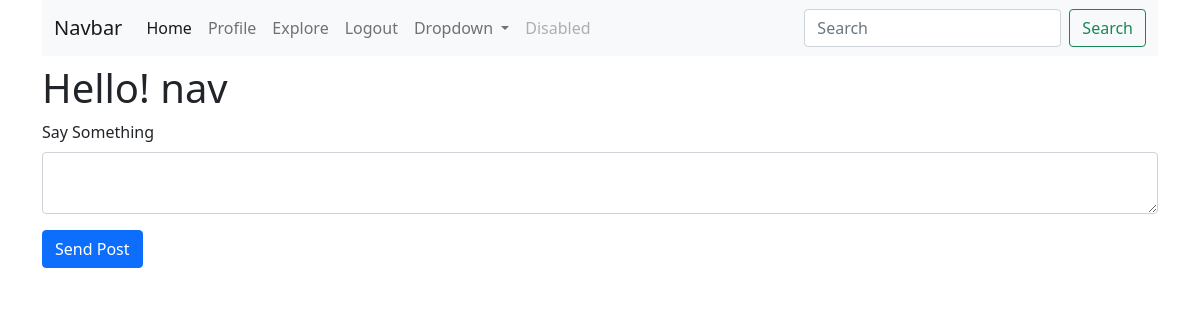
The page /index (signed in) on the database as committed earlier.
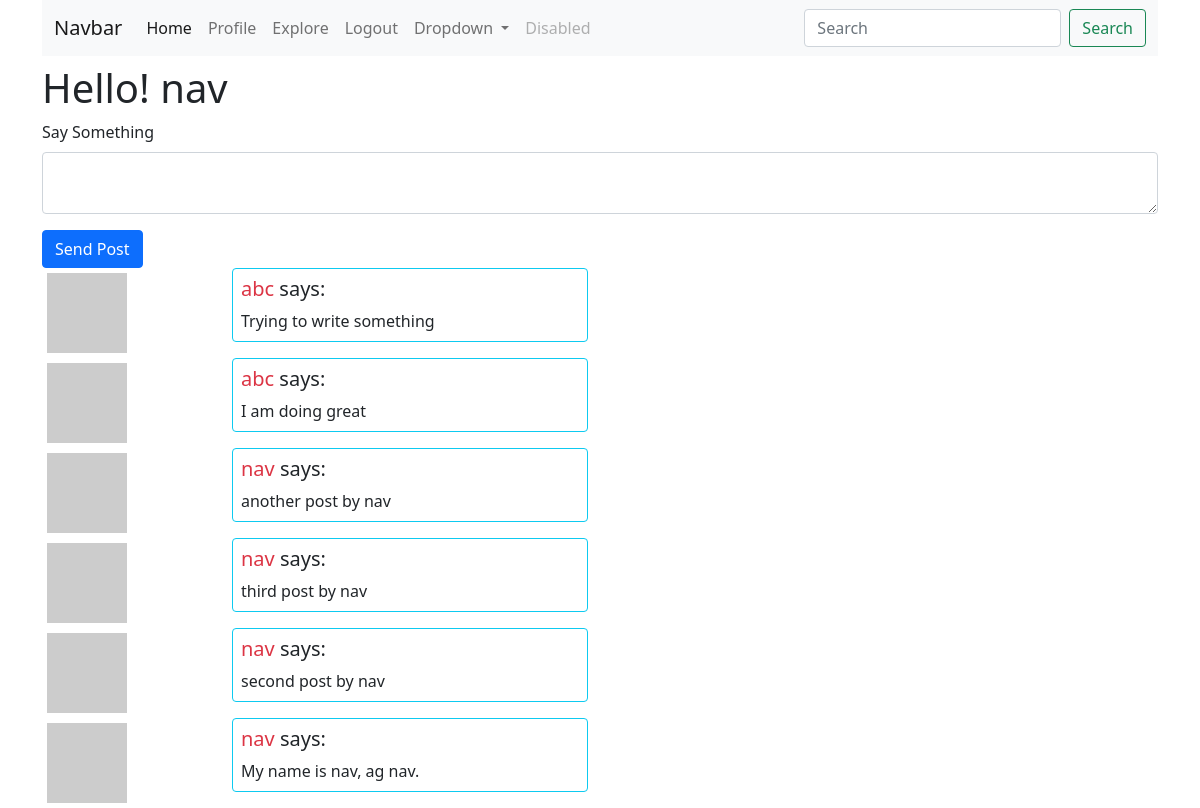
The same page on the database as committed later.
### app/models.py (models this page shows, shortened)
class User(UserMixin, db.Model):
    id = db.Column(db.Integer, primary_key=True)
    username = db.Column(db.String(64), index=True, unique=True)
    email = db.Column(db.String(120), index=True, unique=True)
    password_hash = db.Column(db.String(128))
    posts = db.relationship('Post', backref='author', lazy='dynamic')
    about_me = db.Column(db.String(140))
    last_seen = db.Column(db.DateTime, default=datetime.utcnow)
    followed = db.relationship(
        'User', secondary=followers,
        primaryjoin = (followers.c.follower_id == id),
        secondaryjoin = (followers.c.followed_id == id),
        backref = db.backref('followers', lazy='dynamic'), lazy='dynamic')
    def avatar(self, size):
        digest = md5(self.email.lower().encode('utf-8')).hexdigest()
        return f'https://gravatar.com/avatar/{digest}?d=identicon&s={size}'
    def followed_posts(self):
        followed = Post.query.join(
            followers, (followers.c.followed_id == Post.user_id)).filter(
                followers.c.follower_id == self.id)
        own = Post.query.filter_by(user_id=self.id)
        return followed.union(own).order_by(Post.timestamp.desc())

class Post(db.Model):
    id = db.Column(db.Integer, primary_key=True)
    body = db.Column(db.String(140))
    timestamp = db.Column(db.DateTime, index=True, default=datetime.utcnow)
    user_id = db.Column(db.Integer, db.ForeignKey('user.id'))

### app/routes.py (the view)
@app.route('/', methods=['GET', 'POST'])
@app.route('/index', methods=['GET', 'POST'])
@login_required
def index():
    form = PostForm()
    if form.validate_on_submit():
        post = Post(body=form.post.data, author=current_user)
        db.session.add(post)
        db.session.commit()
        flash('Your post is live !', 'success')
        return redirect(url_for('index'))
    posts = current_user.followed_posts().all()
    return render_template('index.html', title='Home', form=form, posts=posts)

### app/forms.py
class PostForm(FlaskForm):
    post = TextAreaField('Say Something', validators=[
        InputRequired('Please write something'), Length(min=1, max=140)])
    submit = SubmitField('Send Post')

### app/models.py (called while the page is built)
@login.user_loader
def load_user(id):
    return User.query.get(int(id))

### app/routes.py (called while the page is built)
@app.before_request
def before_request():
    if current_user.is_authenticated:
        current_user.last_seen = datetime.utcnow()
        db.session.commit()

### app/templates/index.html (shortened to what this page needs)
{% extends 'base.html' %}
{% block content %}
    <h1>Hello! {{ current_user.username }}</h1>
    {% if form %}
    <form action="", method="POST", novalidate>
        <div class="mb-3">
            {{ form.post.label(class_='form-label') }}
            {{ form.post(class_='form-control') }}
        </div>
        {{ form.submit(class_='btn btn-primary') }}
    </form>
    {% endif %}
    {% for post in posts %}
    {% include '_post.html' %}
    {% endfor %}
{% endblock %}

### app/templates/base.html (shortened to what this page needs)
<!DOCTYPE html>
<html lang="en">
<head>
    <link href="{{ url_for('static', filename='css/bootstrap.min.css') }}" rel="stylesheet">
</head>
<body>
    <div class="container">
        {% include '_navbar.html' %}
        {% block content %}{% endblock %}
    </div>
</body>
</html>

### app/templates/_navbar.html (shortened to what this page needs)
<nav class="navbar navbar-expand-lg navbar-light bg-light mb-2">
    <div class="container-fluid">
      <a class="navbar-brand" href="#">Navbar</a>
      <div class="collapse navbar-collapse" id="navbarSupportedContent">
        <ul class="navbar-nav me-auto mb-2 mb-lg-0">
          <li class="nav-item">
            <a class="nav-link active" aria-current="page" href="{{ url_for('index') }}">Home</a>
          </li>
          {% if current_user.is_authenticated %}
          <li class="nav-item">
            <a class="nav-link" href="{{ url_for('user', username=current_user.username) }}">Profile</a>
          </li>
          {% endif %}
          <li class="nav-item">
            <a class="nav-link" href="{{ url_for('explore') }}">Explore</a>
          </li>
          <li class="nav-item">
            {% if current_user.is_anonymous %}
            <a class="nav-link" href="{{ url_for('login') }}">Login</a>
            {% else %}
            <a class="nav-link" href="{{ url_for('logout') }}">Logout</a>
            {% endif %}
          </li>
          <li class="nav-item dropdown">
            <a class="nav-link dropdown-toggle" href="#" id="navbarDropdown" role="button" data-bs-toggle="dropdown" aria-expanded="false">
              Dropdown
            </a>
          </li>
          <li class="nav-item">
            <a class="nav-link disabled" href="#" tabindex="-1" aria-disabled="true">Disabled</a>
          </li>
        </ul>
        <form class="d-flex">
          <input class="form-control me-2" type="search" placeholder="Search" aria-label="Search">
          <button class="btn btn-outline-success" type="submit">Search</button>
        </form>
      </div>
    </div>
  </nav>

### app/templates/_post.html
<div class="row justify-content-start">
    <div class="col-2">
        <img src="{{ post.author.avatar(36) }}" alt="avatar of {{ post.author.username }}" class="img-thumbnail border-white">
    </div>
    <div class="col-4">
        <div class="card mb-2 border-info">
            <div class="card-body p-2">
                <h5 class="card-title">
                    <a href="{{ url_for('user', username=post.author.username) }}" class="link-danger text-decoration-none">
                        {{ post.author.username }}
                    </a> says:
                </h5>
                <p class="card-text">{{ post.body }}</p>
            </div>
        </div>
    </div>
</div>

Rows that differ between the two databases and show on the page:
added Post: author.username "abc", body "Trying to write something"
added Post: author.username "abc", body "I am doing great"
added Post: author.username "nav", body "another post by nav"
added Post: author.username "nav", body "third post by nav"
added Post: author.username "nav", body "second post by nav"
added Post: author.username "nav", body "My name is nav, ag nav."
